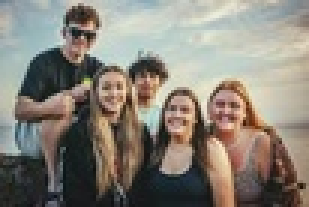
#> input picture image1.jpg, 103 x 69 px, shrunk from 275 x 183 before the run (shown 3 times larger)
$ jupyter execute 'Face detection- Haar Cascade.ipynb'
#> lines starting #> are read from the running program, lines starting #| are printed output that depends on the picture
[cell 1]
#import opencv
import cv2

#import matplotlib
import matplotlib.pyplot as plt

[cell 2]
def plottingImg(image):
    plt.axis('off')
    plt.figure(figsize=(15,15))
    plt.imshow(image)
    plt.show()

[cell 3]
def findFace(image):
    boxes = faceCascade.detectMultiScale(
        image,
        scaleFactor=1.2,
        minNeighbors=5,
        minSize=(50, 50)
        )
    return boxes

def drawBox(image, boxes):
    for (x,y,w,h) in boxes:
        cv2.rectangle(
            image,
            (x,y),
            (x+w,y+h),
            (0,0,255),
            5)
    return image

[cell 4]
#path of 1st image
imagePath1 = "image1.jpg"
#reading the image
image1 = cv2.imread(imagePath1)
#> image1 is the input picture: shape (69, 103, 3); mean B, G, R 120, 130.1, 135.9
image1 = cv2.cvtColor(image1, cv2.COLOR_BGR2RGB)

[cell 5]
plottingImg(image1)

[cell 6]
harpath="haarcascade_frontalface_default.xml"

[cell 7]
faceCascade = cv2.CascadeClassifier(harpath)

faces=findFace(image1)
#> in findFace, `boxes = faceCascade.detectMultiScale( image, scaleFactor=1.2, minNeigh..`: boxes = ()
#> faces = ()
print("Found {0} Faces!".format(len(faces)))
#| Found 0 Faces!

[cell 8]
image1 = drawBox(image1,faces)

[cell 9]
plottingImg(image1)

Being a low resolution image, Haar Cascade is unable to detect all faces.

[cell 10]
imagePath2 = "image2.jpg"

[cell 11]
image2 = cv2.imread(imagePath2)
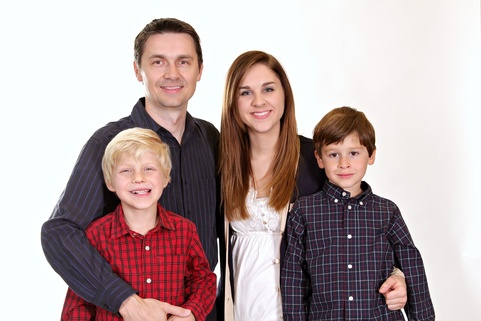
#> input picture image2.jpg, 481 x 321 px, shrunk from 1280 x 853 before the run
#> image2 is the input picture: shape (321, 481, 3); mean B, G, R 167.3, 167.7, 184.6
image2 = cv2.cvtColor(image2, cv2.COLOR_BGR2RGB)

[cell 12]
plottingImg(image2)

[cell 13]
faces2=findFace(image2)
#> faces2 = [[137, 35, 69, 69], [229, 69, 59, 59], [316, 132, 58, 58], [108, 146, 63, 63]]

print("Found {0} Faces!".format(len(faces2)))
#| Found 4 Faces!

[cell 14]
image2 = drawBox(image2,faces2)
#> the loop in drawBox (call 2), `for (x,y,w,h) in boxes:` made 4 passes
#> after the loop in drawBox (call 2), `for (x,y,w,h) in boxes:`:
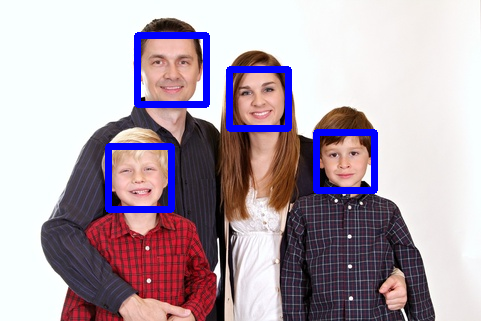
#> image: shape (321, 481, 3); mean R, G, B 178, 162.2, 173.7

[cell 15]
plottingImg(image2)

Even with a Larger image, Haar Cascade struggles

[cell 16]
imagePath3 = "facial_recognition/image3.jpg"

[cell 17]
image3 = cv2.imread(imagePath3)
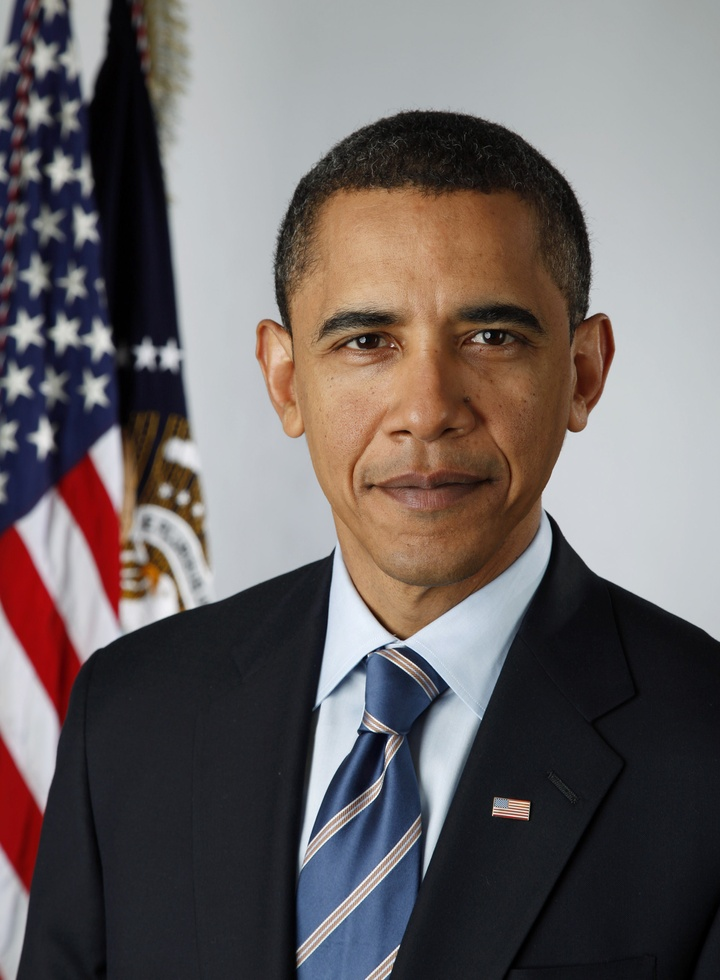
#> input picture image3.jpg, 720 x 980 px, shrunk from 1916 x 2608 before the run, found by its file name
#> image3 is the input picture: shape (980, 720, 3); mean B, G, R 100.5, 100.6, 108
image3 = cv2.cvtColor(image3, cv2.COLOR_BGR2RGB)
plottingImg(image3)

[cell 18]
faces3 = findFace(image3)
#> faces3 = [[260, 209, 332, 332]]

print("Found {0} Faces!".format(len(faces3)))
#| Found 1 Faces!

image3 = drawBox(image3,faces3)
#> the loop in drawBox (call 3), `for (x,y,w,h) in boxes:` made 1 pass
#> after the loop in drawBox (call 3), `for (x,y,w,h) in boxes:`:
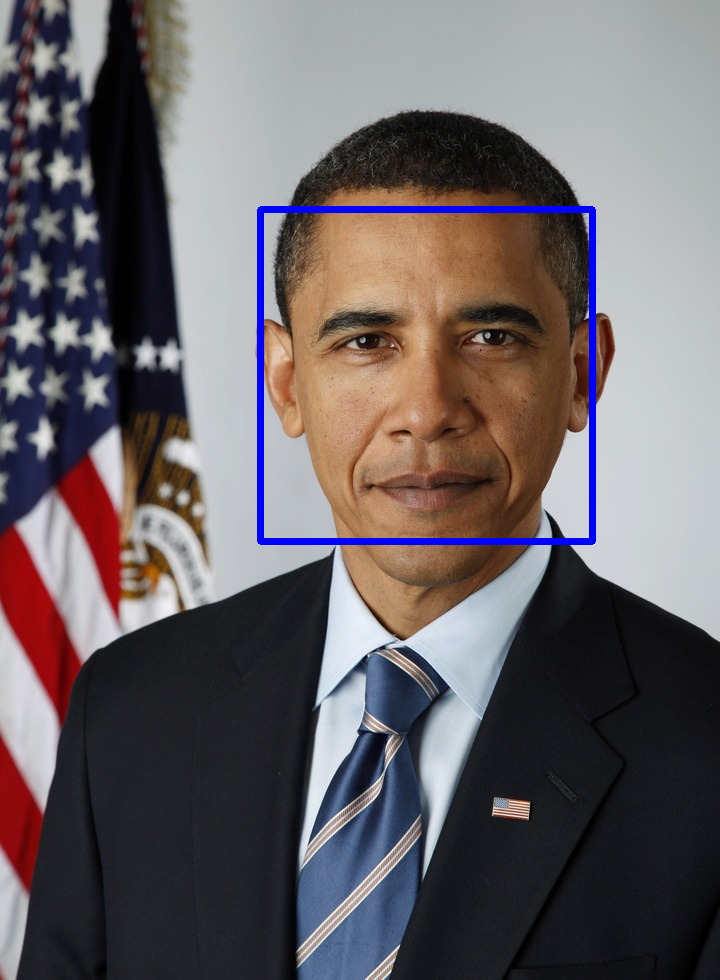
#> image: shape (980, 720, 3); mean R, G, B 105.9, 98.7, 102.1

plottingImg(image3)
